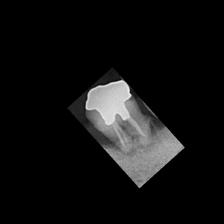
%> input picture Dataset/two_label_data_forCNN_v1/normal/004_0.jpg, 224 x 224 px; its folder holds only this picture in this run
$ octave data_enhancement_resize.m   (GNU Octave 9; MATLAB toolbox functions it lacks are replaced by stand-ins)
%> lines starting %> are read from the running program, lines starting %| are printed output that depends on the picture

% 設定原始圖片資料夾
original_folder = "E:\Lab\share\dataset\two_label_data_forCNN_v24\origin_crop_x20_y40\train\normal";
% [10 lines of commented-out code are left out]
enhanced_folder = "E:\Lab\share\dataset\two_label_data_forCNN_v24\origin_crop_x20_y40_padding_enhanced.4\train\normal";
% [13 lines of commented-out code are left out]
if ~exist(enhanced_folder, 'dir')
    mkdir(enhanced_folder);
end

% 取得原始資料夾下所有圖片
image_files = dir(fullfile(original_folder, '*.jpg'));

% 迴圈處理每張圖片
for i = 1:length(image_files)
    % 讀取原始圖片
    original_image = imread(fullfile(original_folder, image_files(i).name));
%> original_image is the input picture: size 224x224x3 uint8; min 0, max 243, mean 17.1

    % 將原始圖片轉換成灰階
    gray_image = rgb2gray(original_image);

    % 將灰階圖像的通道複製兩次以產生三個相同的通道
    color_image = repmat(gray_image, [1, 1, 3]);

    % 調整圖片大小至224*, NaN
    resized_image = imresize(color_image, [224, NaN]);

    % 計算填充黑色的寬度和高度
    padding_width = floor((224 - size(resized_image, 2)) / 2);
%> padding_width = 0
    padding_height = floor((224 - size(resized_image, 1)) / 2);
%> padding_height = 0

    % 填充黑色
    resized_image_padded = padarray(resized_image, [padding_height, padding_width], 0, 'both');

    % 保存處理後的圖片至resized_folder
    imwrite(resized_image_padded, fullfile(enhanced_folder, strcat(image_files(i).name)));
end

% 迴圈處理每張圖片
for i = 1:length(image_files)
    % 讀取原始圖片
    original_image = imread(fullfile(enhanced_folder, image_files(i).name));
%> original_image: size 224x224x3 uint8; min 0, max 243, mean 17.1; mean of the top-left, top-right, bottom-left and bottom-right quarters 10.7, 10.6, 7.8, 39.4

    % 資料增強：水平翻轉
    flipped_horizontal = flip(original_image, 2);
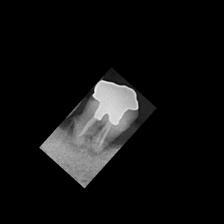
%> flipped_horizontal: size 224x224x3 uint8; min 0, max 243, mean 17.1; mean of the top-left, top-right, bottom-left and bottom-right quarters 10.6, 10.7, 39.4, 7.8
    imwrite(flipped_horizontal, fullfile(enhanced_folder, strcat(image_files(i).name, '_flipped_horizontal.jpg')));


    % 資料增強：垂直翻轉
    flipped_vertical = flip(original_image, 1);
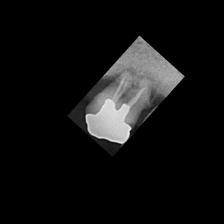
%> flipped_vertical: size 224x224x3 uint8; min 0, max 243, mean 17.1; mean of the top-left, top-right, bottom-left and bottom-right quarters 7.8, 39.4, 10.7, 10.6
    imwrite(flipped_vertical, fullfile(enhanced_folder, strcat( image_files(i).name,'_flipped_vertical.jpg')));

    % 資料增強：水平和垂直翻轉
    flipped_both = flip(flipped_horizontal, 1);
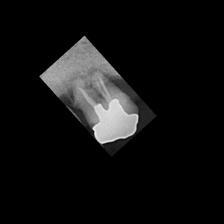
%> flipped_both: size 224x224x3 uint8; min 0, max 243, mean 17.1; mean of the top-left, top-right, bottom-left and bottom-right quarters 39.4, 7.8, 10.6, 10.7
    imwrite(flipped_both, fullfile(enhanced_folder, strcat( image_files(i).name,'_flipped_both.jpg')));

    %  % 資料增強：逆時針旋轉90度
    rotated_90 = imrotate(original_image, 90);
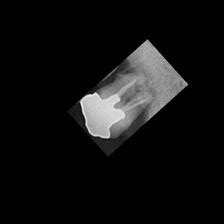
%> rotated_90: size 224x224x3 uint8; min 0, max 243, mean 17.1; mean of the top-left, top-right, bottom-left and bottom-right quarters 10.6, 39.4, 10.7, 7.8
    %imwrite(rotated_90, fullfile(enhanced_folder, strcat(image_files(i).name, '_rotated_90.jpg')));
    %
    % % 資料增強：逆時針旋轉270度
    rotated_270 = imrotate(original_image, 270);
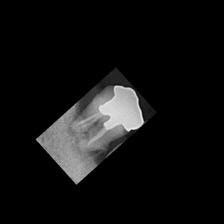
%> rotated_270: size 224x224x3 uint8; min 0, max 243, mean 17.1; mean of the top-left, top-right, bottom-left and bottom-right quarters 7.8, 10.7, 39.4, 10.6
    %imwrite(rotated_270, fullfile(enhanced_folder, strcat(image_files(i).name, '_rotated_270.jpg')));

end

$ run again, on Dataset/two_label_data_forCNN_v1/normal/055_0.jpg_flipped_horizontal.jpg
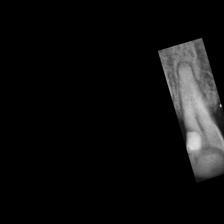
%> input picture Dataset/two_label_data_forCNN_v1/normal/055_0.jpg_flipped_horizontal.jpg, 224 x 224 px
%> original_image is the input picture: size 224x224x3 uint8; min 0, max 224, mean 14
%> `rotated_90 = imrotate(original_image, 90);`:
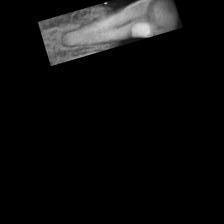
%> rotated_90: size 224x224x3 uint8; min 0, max 224, mean 14; mean of the top-left, top-right, bottom-left and bottom-right quarters 31.7, 24.4, 0, 0
%> `rotated_270 = imrotate(original_image, 270);`:
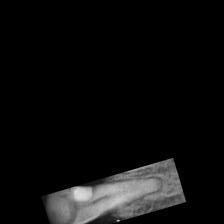
%> rotated_270: size 224x224x3 uint8; min 0, max 224, mean 14; mean of the top-left, top-right, bottom-left and bottom-right quarters 0, 0, 24.4, 31.7

$ run again, on Dataset/two_label_data_forCNN_v1/normal/057_2.jpg_flipped_horizontal.jpg
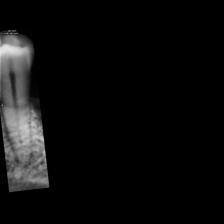
%> input picture Dataset/two_label_data_forCNN_v1/normal/057_2.jpg_flipped_horizontal.jpg, 224 x 224 px
%> original_image is the input picture: size 224x224x3 uint8; min 0, max 230, mean 12.9
%> `rotated_90 = imrotate(original_image, 90);`:
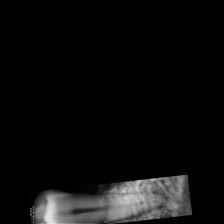
%> rotated_90: size 224x224x3 uint8; min 0, max 230, mean 12.9; mean of the top-left, top-right, bottom-left and bottom-right quarters 0, 0, 21, 30.6
%> `rotated_270 = imrotate(original_image, 270);`:
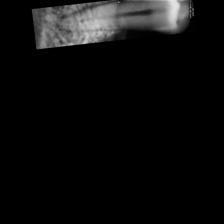
%> rotated_270: size 224x224x3 uint8; min 0, max 230, mean 12.9; mean of the top-left, top-right, bottom-left and bottom-right quarters 30.6, 21, 0, 0

$ run again, on Dataset/two_label_data_forCNN_v1/normal/048_0.jpg_flipped_horizontal.jpg
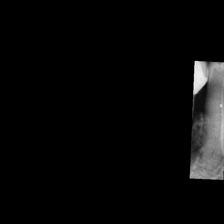
%> input picture Dataset/two_label_data_forCNN_v1/normal/048_0.jpg_flipped_horizontal.jpg, 224 x 224 px
%> original_image is the input picture: size 224x224x3 uint8; min 0, max 247, mean 8.7
%> `rotated_90 = imrotate(original_image, 90);`:
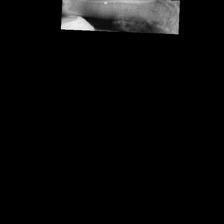
%> rotated_90: size 224x224x3 uint8; min 0, max 247, mean 8.7; mean of the top-left, top-right, bottom-left and bottom-right quarters 15.2, 19.7, 0, 0
%> `rotated_270 = imrotate(original_image, 270);`:
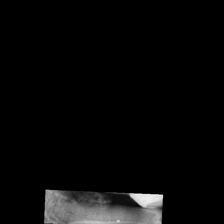
%> rotated_270: size 224x224x3 uint8; min 0, max 247, mean 8.7; mean of the top-left, top-right, bottom-left and bottom-right quarters 0, 0, 19.7, 15.2
